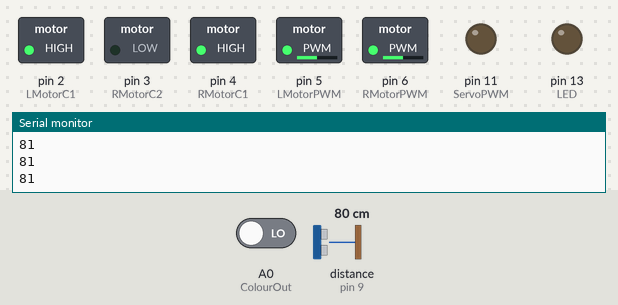
The sketch below on a simulated Arduino Uno, built with avr-gcc and run on an emulated ATmega328P. Shown: switched loads named in the sketch (green lamp = pin HIGH), output pins drawn as LEDs (lit = HIGH), the last lines printed to the serial monitor. The inputs (shaded band) are chosen by the test bench; at power-on: distance to the obstacle (sensor on pin 9) 80 cm, A0 (ColourOut) LOW. The echo pulse lasts 58.3 µs per cm; pins used as bus, display or sensor lines are not drawn.

Above: at 1.2 s.
1.3 s: distance to the obstacle (sensor on pin 9) set to 22 cm
2.8 s: distance to the obstacle (sensor on pin 9) set to 17 cm
At 3.1 s:
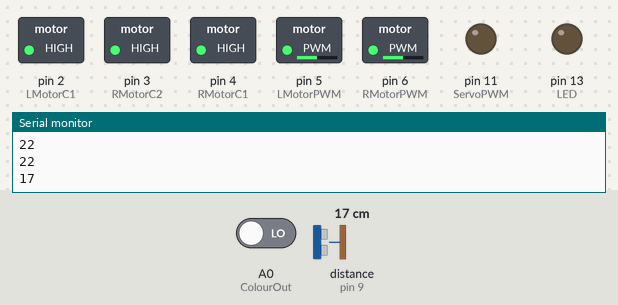
At 7.8 s:
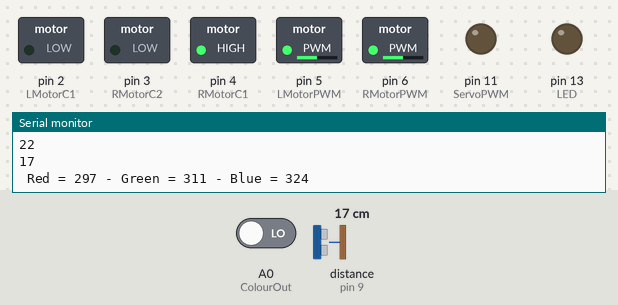
Timing chart, 0 to 10.3 s (numbered marks = the images above; inputs shaded):
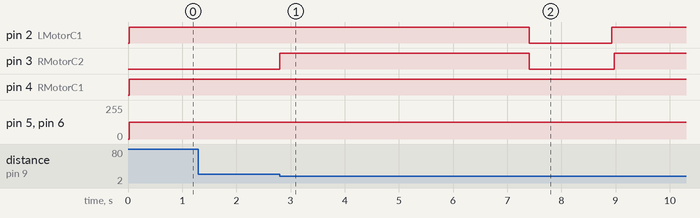

The sketch:

UTRA-Hacks-Task-2.ino
```cpp
#include <NewPing.h>


#define LMotorC2 1
#define LMotorC1 2
#define RMotorC2 3
#define RMotorC1 4

#define LMotorPWM 5
#define RMotorPWM 6

#define UltraTrig 8
#define UltraEcho 9

#define ServoPWM 11

#define LED 13

#define ColourOut A0
#define ColourS0 A1
#define ColourS1 A2
#define ColourS3 A3
#define ColourS2 A4


NewPing sonar(UltraTrig, UltraEcho, 400);


int redMin = 193; // Red minimum value
int redMax = 1353; // Red maximum value
int greenMin = 276; // Green minimum value
int greenMax = 1527; // Green maximum value
int blueMin = 240; // Blue minimum value
int blueMax = 1117; // Blue maximum value


void setup() {
  Serial.begin(9600);
  pinMode(LMotorC2, OUTPUT);
  pinMode(LMotorC1, OUTPUT);
  pinMode(RMotorC2, OUTPUT);
  pinMode(RMotorC1, OUTPUT);

  pinMode(LMotorPWM, OUTPUT);
  pinMode(RMotorPWM, OUTPUT);

  pinMode(ServoPWM, OUTPUT);

  pinMode(LED, OUTPUT);

  pinMode(ColourOut, INPUT);

  pinMode(ColourS0, OUTPUT);
  pinMode(ColourS1, OUTPUT);
  pinMode(ColourS3, OUTPUT);
  pinMode(ColourS2, OUTPUT);


	digitalWrite(ColourS0,HIGH);
	digitalWrite(ColourS1,LOW);
}

void loop() {

  servoMove(0);

  motorMoveBoth(true, 127);
  unsigned int distance = 200;

  while(distance >= 20) {
    delay(50);
    distance = sonar.ping_cm();
    Serial.println(distance);
  }

  motorBreak(true);

  int redValue = getRedValue();
  delay(200);
  int greenValue = getGreenValue();
  delay(200);
  int blueValue = getBlueValue();
  delay(200);

  // Print output to Serial Monitor
	Serial.print(" Red = ");
	Serial.print(redValue);
	Serial.print(" - Green = ");
	Serial.print(greenValue);
	Serial.print(" - Blue = ");
	Serial.println(blueValue);

  delay(1000);

  if(redValue <= 100 && greenValue <= 100 && blueValue <= 100) {
    motorBreak(true);
    while(1){}
  }
  else if(redValue >= 150 && redValue >= greenValue && redValue >= blueValue) {
    motorTankTurn(true, 127);
    delay(3000);
  }
  else if(greenValue >= 150 && greenValue >= redValue && greenValue >= blueValue) {
    motorTankTurn(true, 127);
    delay(1500);
  }
  else if(blueValue >= 150 && blueValue >= redValue && blueValue >= greenValue) {
    motorTankTurn(false, 127);
    delay(1500);
  }
}

void motorMoveLeft(bool forward, int speed) {
    analogWrite(LMotorPWM, speed);

    if(forward) {
      digitalWrite(LMotorC1, HIGH);
      digitalWrite(LMotorC2, LOW);
    }
    else {
      digitalWrite(LMotorC1, LOW);
      digitalWrite(LMotorC2, HIGH);
    }
}

void motorMoveRight(bool forward, int speed) {
    analogWrite(RMotorPWM, speed);

    if(forward) {
      digitalWrite(RMotorC1, HIGH);
      digitalWrite(RMotorC2, LOW);
    }
    else {
      digitalWrite(RMotorC1, LOW);
      digitalWrite(RMotorC2, HIGH);
    }
}

void motorMoveBoth(bool forward, int speed) {
  motorMoveLeft(forward, speed);
  motorMoveRight(forward, speed);
}

void motorTankTurn(bool clockwise, int speed) {
  if(clockwise) {
    motorMoveLeft(true, speed);
    motorMoveRight(false, speed);
  }
  else {
    motorMoveLeft(false, speed);
    motorMoveRight(true, speed);
  }
}

void motorBreak(bool motor_break) {
  if(motor_break) {
    digitalWrite(LMotorC1, HIGH);
    digitalWrite(LMotorC2, HIGH);
    digitalWrite(RMotorC1, HIGH);
    digitalWrite(RMotorC2, HIGH);
  }
  else {
    digitalWrite(LMotorC1, LOW);
    digitalWrite(LMotorC2, LOW);
    digitalWrite(RMotorC1, LOW);
    digitalWrite(RMotorC2, LOW);
  }
}

void servoMove(long angle) {
  long pulse_width = map(angle, 0, 180, 1000, 2500);
  digitalWrite(ServoPWM, HIGH);
  delay(pulse_width/1000);
  digitalWrite(ServoPWM, LOW);
  delay(20 - (pulse_width/1000));
}


// Function to read Red Pulse Widths
int getRedValue() {
	// Set sensor to read Red only
	digitalWrite(ColourS2,LOW);
	digitalWrite(ColourS3,LOW);
	// Define integer to represent Pulse Width
	int PW;
	// Read the output Pulse Width
	PW = pulseIn(ColourOut, LOW);
  int rgb_value = map(PW, redMin, redMax, 255, 0);

	return rgb_value;
}

// Function to read Green Pulse Widths
int getGreenValue() {
	// Set sensor to read Green only
	digitalWrite(ColourS2,HIGH);
	digitalWrite(ColourS3,HIGH);
	// Define integer to represent Pulse Width
	int PW;
	// Read the output Pulse Width
	PW = pulseIn(ColourOut, LOW);
  int rgb_value = map(PW, greenMin, greenMax, 255, 0);

	return rgb_value;
}

// Function to read Blue Pulse Widths
int getBlueValue() {
	// Set sensor to read Blue only
	digitalWrite(ColourS2,LOW);
	digitalWrite(ColourS3,HIGH);
	// Define integer to represent Pulse Width
	int PW;
	// Read the output Pulse Width
	PW = pulseIn(ColourOut, LOW);
  int rgb_value = map(PW, blueMin, blueMax, 255, 0);

	return rgb_value;
}
```

Measured:
- the behaviour switches between 20 and 19 cm on distance to the obstacle (sensor on pin 9) (found by bisection; images 0 and 1)
- after the input at 2.8 s, pin 2 (LMotorC1): HIGH → LOW after 4.6 s, → HIGH 1.5 s later; pin 3 (RMotorC2): LOW → HIGH at once, → LOW 4.6 s later, → HIGH 1.6 s later
